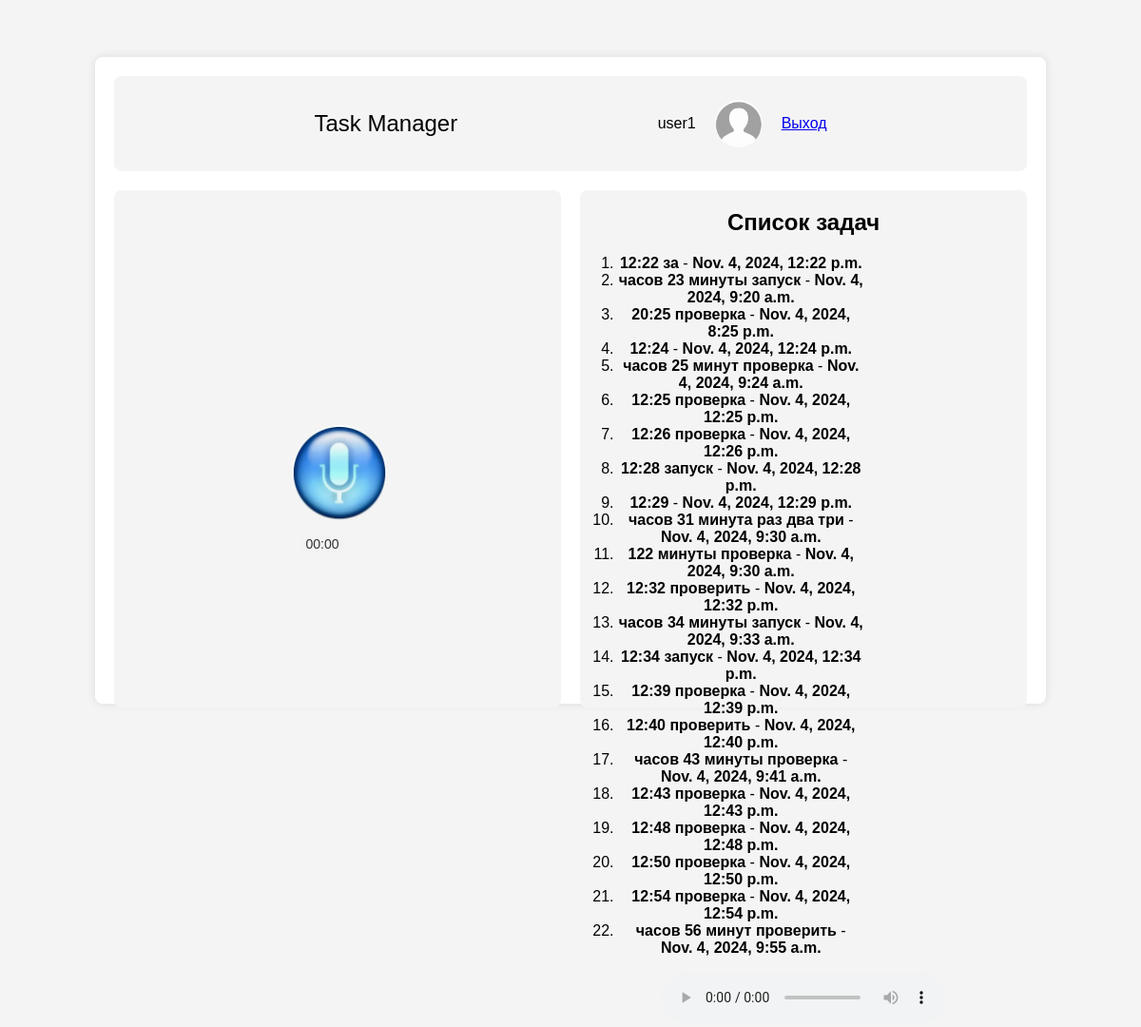
The page /home/1/ (signed in) on the database as committed earlier.
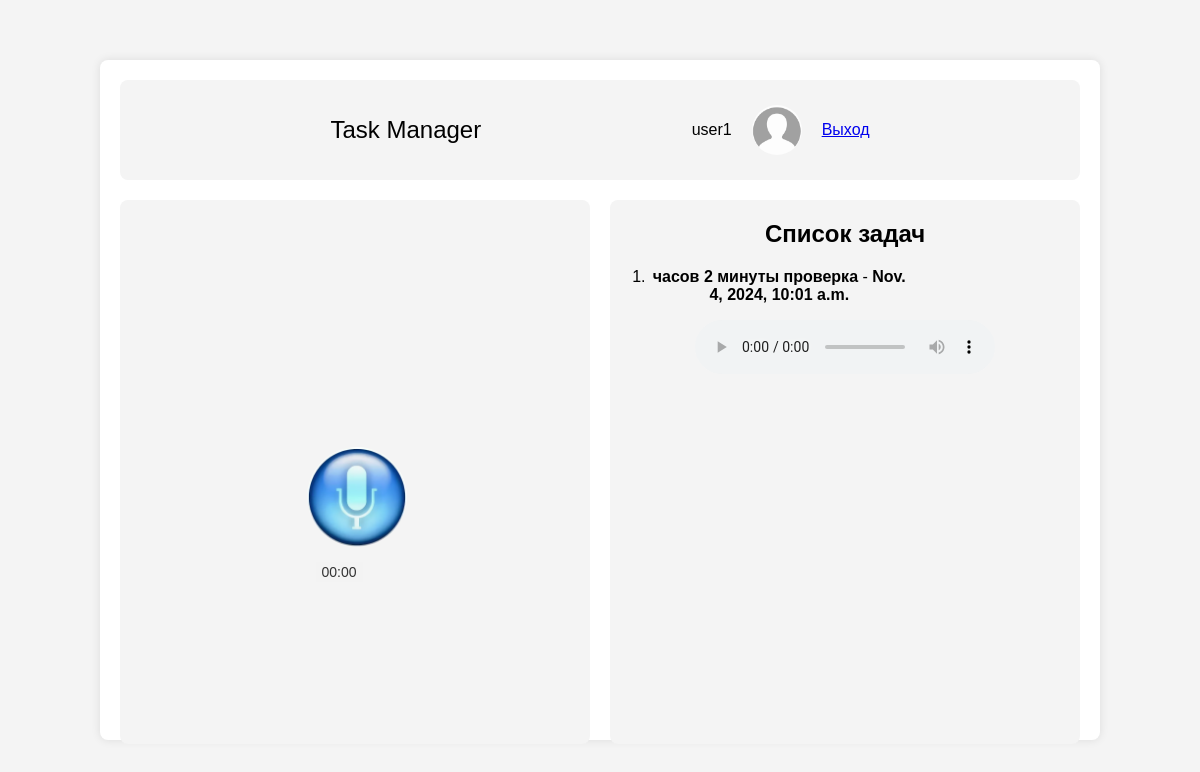
The same page on the database as committed later.
### app/models.py (models this page shows, shortened)
class MyUser(AbstractUser):
    email = models.EmailField(unique=True, verbose_name="Адрес электронной почты")
    username = models.CharField(max_length=10, verbose_name="Имя")
    REQUIRED_FIELDS = ['username']  # Добавьте обязательные поля
    USERNAME_FIELD = 'email'  # Укажите поле для аутентификации

### text_processing/models.py (models this page shows, shortened)
class Transcription(models.Model):
    text = models.TextField()
    created_at = models.DateTimeField(auto_now_add=True)
    completed_at = models.DateTimeField(null=True, blank=True)
    record = models.ForeignKey(VoiceRecording, related_name='transcriptions', on_delete=models.CASCADE, null=True, blank=True)
    user = models.ForeignKey(MyUser,  on_delete=models.CASCADE)

### app/views.py (the view)
# urls.py: path('home/<int:user_id>/', views.home, name='home'),
@login_required
def home(request, user_id):
    try:
        user = get_object_or_404(MyUser, id=user_id)
        tasks = Transcription.objects.filter(user=user)
        for task in tasks:
            if task.record and task.record.user != user:
                logger.warning(f"User {request.user.id} tried to access task {task.id} of user {user_id}")
                raise Http404(_("You do not have permission to view this task."))
        return render(request, 'home.html', {'user': user, 'tasks': tasks})
    except Http404 as e:
        logger.error(f"Http404 error: {e}")
        raise
    except Exception as e:
        logger.error(f"An error occurred: {e}")
        raise Http404(_("An error occurred while processing your request."))

### templates/home.html (shortened to what this page needs)
{% load static %}
<!DOCTYPE html>
<html lang="en">
<head>
    <link rel="stylesheet" type="text/css" href="{% static 'style.css' %}">
</head>
<body>
<div class="home-container">
    <div class="container-app">
        <span class="title-home">Task Manager</span>
        <div class="header">
            <span>{{ user.username}}</span>
            <div class="user"><img src="{% static 'user.webp' %}" class="user-img"></div>
            <a href="{% url 'logout' %}">Выход</a>
        </div>
    </div>
    <div class="widows">
        <div class="widowsL">
            <button class="mic-btn" id="record-btn">
                <img src="{% static 'mic.webp' %}" class="mic">
            </button>
            <div class="status-bar">
                <div class="status-bar-time" id="status-bar-time">00:00</div>
            </div>
        </div>
        <div class="widowsR">
            <h2>Список задач</h2>
            <ol>
                {% for task in tasks %}
                <li class="task" data-time="{{ task.completed_at|date:'Y-m-d H:i:s' }}" data-id="{{ task.id }}"
                    data-shown="false">
                    <strong class="task-text">{{ task.text }}</strong> - <strong>{{ task.completed_at }}</strong>
                </li>
                {% empty %}
                <li>Нет доступных задач.</li>
                {% endfor %}
            </ol>
            <div>
                <audio id="recorded2Audio" controls></audio>
            </div>
        </div>
    </div>
</div>
</body>
</html>

### static/style.css (style rules this page uses)
body { font-family: Arial, sans-serif; background-color: #f4f4f4; margin: 0; padding: 0; display: flex; justify-content: center; align-items: center; height: 100vh; }
.home-container { background-color: #fff; padding: 20px; border-radius: 8px; box-shadow: 0 0 10px rgba(0, 0, 0, 0.1); width: 80%; height: 80%; position: relative; border: 2px; }
.container-app { width: 100%; height: 100px; background-color: #f4f4f4; border-radius: 8px; display: flex; justify-content: space-evenly; align-items: center; }
.header { display: flex; align-items: center; justify-content: flex-end; height: 100%; }
.title-home { align-items: center; font-size: 24px; }
.user { width: 50px; height: 50px; margin: 20px; }
.user-img { border-radius: 50%; width: 100%; height: 100%; border: 2px; }
.widows { width: 100%; height: 85%; display: flex; margin-top: 20px; margin-bottom: 25px; }
.widowsL { width: 100%; height: 100%; background-color: #f4f4f4; margin-right: 10px; border-radius: 8px; align-items: center; display: flex; justify-content: center; }
.mic { width: 100px; height: 100px; border-radius: 50%; }
.mic-btn { border-radius: 50%; border: none; }
.widowsR { width: 100%; height: 100%; background-color: #f4f4f4; margin-left: 10px; border-radius: 8px; }
.mic-btn { position: relative; width: 50px; height: 50px; border: none; background: none; padding: 0; cursor: pointer; overflow: visible; }

### templates/home.html (style rules this page uses)
.status-bar { width: 10%; height: 20px; background-color: #f3f3f3; position: relative; overflow: hidden; top: 100px; left: -41px; }
.status-bar-time { position: absolute; top: 0; left: 50%; transform: translateX(-50%); color: #333; font-size: 14px; line-height: 20px; }
.widowsR { text-align: center; }
ol { width: 55%; }

Rows that differ between the two databases and show on the page:
removed Transcription: text "12:22 за", completed_at "Nov. 4, 2024, 12:22 p.m."
removed Transcription: text "часов 23 минуты запуск", completed_at "Nov. 4, 2024, 9:20 a.m."
removed Transcription: text "20:25 проверка", completed_at "Nov. 4, 2024, 8:25 p.m."
removed Transcription: text "12:24", completed_at "Nov. 4, 2024, 12:24 p.m."
removed Transcription: text "часов 25 минут проверка", completed_at "Nov. 4, 2024, 9:24 a.m."
removed Transcription: text "12:25 проверка", completed_at "Nov. 4, 2024, 12:25 p.m."
removed Transcription: text "12:26 проверка", completed_at "Nov. 4, 2024, 12:26 p.m."
removed Transcription: text "12:28 запуск", completed_at "Nov. 4, 2024, 12:28 p.m."
removed Transcription: text "12:29", completed_at "Nov. 4, 2024, 12:29 p.m."
removed Transcription: text "часов 31 минута раз два три", completed_at "Nov. 4, 2024, 9:30 a.m."
removed Transcription: text "122 минуты проверка", completed_at "Nov. 4, 2024, 9:30 a.m."
removed Transcription: text "12:32 проверить", completed_at "Nov. 4, 2024, 12:32 p.m."
removed Transcription: text "часов 34 минуты запуск", completed_at "Nov. 4, 2024, 9:33 a.m."
removed Transcription: text "12:34 запуск", completed_at "Nov. 4, 2024, 12:34 p.m."
removed Transcription: text "12:39 проверка", completed_at "Nov. 4, 2024, 12:39 p.m."
removed Transcription: text "12:40 проверить", completed_at "Nov. 4, 2024, 12:40 p.m."
removed Transcription: text "часов 43 минуты проверка", completed_at "Nov. 4, 2024, 9:41 a.m."
removed Transcription: text "12:43 проверка", completed_at "Nov. 4, 2024, 12:43 p.m."
removed Transcription: text "12:48 проверка", completed_at "Nov. 4, 2024, 12:48 p.m."
removed Transcription: text "12:50 проверка", completed_at "Nov. 4, 2024, 12:50 p.m."
removed Transcription: text "12:54 проверка", completed_at "Nov. 4, 2024, 12:54 p.m."
removed Transcription: text "часов 56 минут проверить", completed_at "Nov. 4, 2024, 9:55 a.m."
added Transcription: text "часов 2 минуты проверка", completed_at "Nov. 4, 2024, 10:01 a.m."
